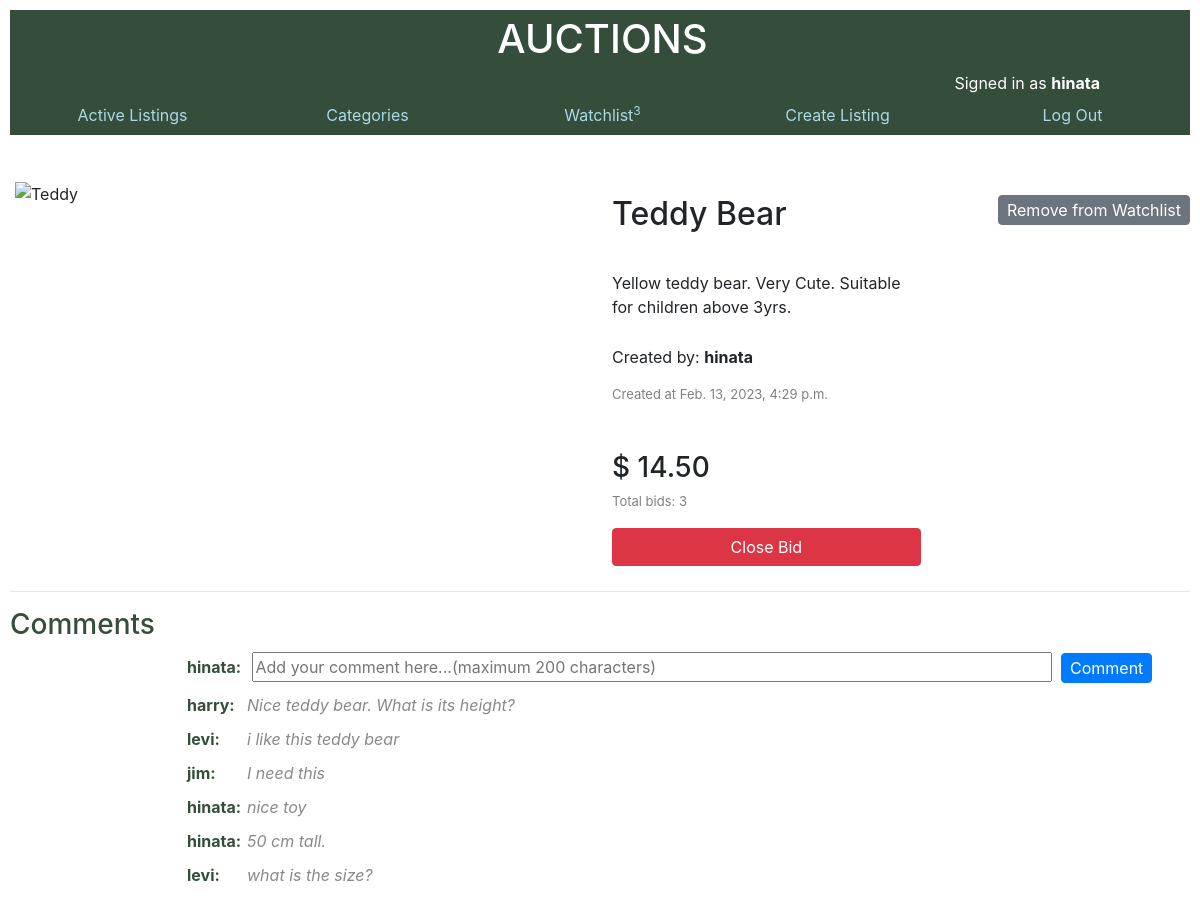
The app's page /listing/11 (signed in) with its own data.
### auctions/models.py (models this page shows, shortened)
class User(AbstractUser):
    pass

class AuctionListing(models.Model):
    CATEGORIES = [  ('ELECTRONICS','Electronics'),
                    ('FASHION','Fashion'),
                    ('TOYS','Toys'),
                    ('HOME APPLIANCES','Home Appliances'),
                    ('OTHER','Other'),
    ]
    title = models.CharField(max_length=120)
    description = models.CharField(max_length=500)
    image_path = models.URLField(max_length=300 , blank = True)
    owner = models.ForeignKey(User, on_delete=models.CASCADE, related_name="auction_listings")
    category = models.CharField(max_length=15,choices=CATEGORIES, default = 'OTHER')
    price = models.DecimalField(max_digits=20, decimal_places=2)
    is_active = models.BooleanField(default=True)
    time_stamp = models.DateTimeField(auto_now_add=True)
    highest_bidder = models.ForeignKey(User,models.SET_NULL,blank=True,null=True)

class Comment(models.Model):
    user = models.ForeignKey(User, on_delete=models.CASCADE)
    auction_listing = models.ForeignKey(AuctionListing, on_delete=models.CASCADE, related_name="comments")
    text = models.CharField(max_length=200)

### auctions/views.py (the view, shortened to what this page needs)
# urls.py: path("listing/<str:key>",views.listing, name="listing"),
def listing(request, key ):
    auction_listing = AuctionListing.objects.get(pk = key)
    bid_count = get_bid_count(auction_listing)
    if request.user.is_authenticated:
        return render (request, "auctions/listing.html", {
            "listing" : auction_listing,
            "count" : get_count(request),
            "bid_count": bid_count,
            "bidform": BidForm(),
            "in_watchlist":in_watchlist(auction_listing,request.user),
            "commentform": CommentForm(),
            "commentlist": get_comments(auction_listing),
        })

### auctions/views.py
class BidForm(ModelForm):
    class Meta:
        model = Bid
        fields = ['price',]
        labels = {
            'price' : _(''),
        }
        widgets = {
            'price' : NumberInput( attrs = { 'placeholder': "Value must be higher than the current bid." ,}),
        }

class CommentForm(ModelForm):
    class Meta:
        model = Comment
        fields = ['text']
        labels = {
            'text' : _(''),
        }
        widgets = {
            'text' : TextInput( attrs ={ 'placeholder':"Add your comment here...(maximum 200 characters)"}),
        }

### auctions/views.py (called while the page is built)
def get_count(request):
    if request.user.is_authenticated:
        count = len(request.user.watchlist.all())
        if count:
            return count
    return ''

def get_comments(auction_listing):
    return Comment.objects.filter(auction_listing=auction_listing).order_by('-pk')

def get_bid_count(auction_listing):
    return len(auction_listing.bids.all())

def in_watchlist(auction_listing, user):
    if user.watchlist.filter(auction_listing=auction_listing):
        return True
    return False

### auctions/templates/auctions/listing.html (shortened to what this page needs)
{% extends 'auctions/layout.html' %}
{% block body %}
<div class="listingitem">
    <div class="listingitem_image">
        {% if listing.image_path %}
            <img src={{listing.image_path}} alt={{listing.title}}>
        {% else %}
            <div class="noimage">
                <h5>NO IMAGE</h5>
            </div>
        {% endif %}
    </div>
    <div class="listingtext">
        <h2 class="listingtitle">{{listing.title}}</h2>
        <p class="listingdesc"> {{listing.description}}</p>
        <p> Created by: <strong>{{listing.owner.username}}</strong></p>
        <p class="created">Created at {{listing.time_stamp}}</p>
        <h3 class="listingprice">$ {{listing.price}}</h3>
        <p class="created">Total bids: {{bid_count}}</p>
        {% if user.is_authenticated %}
            {% if listing.is_active %}
                {% if user != listing.owner %}
                    <form action="{% url 'bid' listing.pk %}" method="post">
                        {% csrf_token %}
                        <div class="bidinput">{{bidform}}</div>
                        <input class ="bid btn btn-primary" type ="submit" value="BID">
                    </form>
                    {% if error_message %}
                        <div class="alert error alert-danger" role="alert">
                            {{error_message}}
                        </div>
                    {% elif bid_success %}
                        <div class="alert error alert-success">
                            {{bid_success}}
                        </div>
                    {% endif %}
                {% else %}
                    <form action="{% url 'close' listing.pk %}" method="post">
                        <input type="submit" class="btn btn-danger" value="Close Bid">
                    </form>
                {% endif %}
            {% endif %}
        {% endif %}
    </div>
    {% if user.is_authenticated %}
    <div class="watchlistbtn">
        {%if in_watchlist %}
        <form action="{% url 'delete' listing.pk %}" method="post">
            <input class ="watchlist btn btn-secondary" type ="submit" value="Remove from Watchlist">
        </form>
        {% else %}
        <form action="{% url 'add' listing.pk %}" method="post">
            {% csrf_token %}
            <input class ="watchlist btn btn-info" type ="submit" value="Add to Watchlist">
        </form>
        {%endif%}
    </div>
    {%endif%}
</div>
<hr>
<div class="comments">
    <h3 style="color: rgb(53, 77, 59);"> Comments </h3>
    {% if user.is_authenticated %}
    <div class="commentwrapper">
        <form action="{% url 'addcomment' listing.pk %}" method="post">
            <div class="commenter">
                {{user.username}}:
            </div>
            <div class="commenttext">{{commentform}}</div>
            <input type="submit" class ="bid btn btn-primary"value="Comment">
        </form>
    </div>
    {% endif %}
    {% for comment in commentlist %}
        <div class="commentwrapper">
            <div class="commenter">
                {{comment.user.username}}:
            </div>
            <div class="commenttext">
                {{ comment.text }}
            </div>
        </div>
    {% empty %}
    <div class="commentwrapper">
        <div class="empty"> No comments yet !!</div>
    </div>
    {% endfor %}
</div>
{% endblock %}

### auctions/templates/auctions/layout.html (shortened to what this page needs)
{% load static %}
<!DOCTYPE html>
<html lang="en">
    <head>
        <link rel="stylesheet" href="https://stackpath.bootstrapcdn.com/bootstrap/4.4.1/css/bootstrap.min.css">
        <link href="{% static 'auctions/styles.css' %}" rel="stylesheet">
    </head>
    <body>
        <div class="header">
        <h1 >AUCTIONS</h1>
        <div class="signedin">
            {% if user.is_authenticated %}
                Signed in as <strong>{{ user.username }}</strong>
            {% else %}
                Not signed in.
            {% endif %}
        </div>
        <ul class="nav linkwrap">
            <li class=" link nav-item">
                <a class="nav-link" href="{% url 'index' %}">Active Listings</a>
            </li>
            {% if user.is_authenticated %}
                <li class="link nav-item">
                    <a class="nav-link" href="{% url 'categories' %}">Categories</a>
                </li>
                <li class="link nav-item">
                    <a class=" nav-link" href="{% url 'watchlist' %}">Watchlist<sup>{{count}}</sup></a>
                </li>
                <li class="link nav-item">
                    <a class="nav-link" href="{% url 'createlisting' %}">Create Listing</a>
                </li>
                <li class="link nav-item">
                    <a class="nav-link" href="{% url 'logout' %}">Log Out</a>
                </li>
            {% endif %}
        </ul>
        </div>
        {% block body %}
        {% endblock %}
    </body>
</html>

### auctions/static/auctions/styles.css (style rules this page uses)
body { padding: 10px; min-width: 460px; }
img { width: 100%; height:100%; }
.created { color: grey; font-size: small; }
input , select, textarea { width: 80%; }
.header { background-color: rgb(53, 77, 59); color: white; padding-left: 5px; margin-bottom: 40px; }
.link { width: 20%; color: lightblue; }
.link a { color: lightblue; }
.linkwrap { display: flex; flex: wrap; text-align: center; }
h1 { text-align: center; padding-top: 5px; }
.signedin { margin-left: auto; margin-right: 90px; text-align: right; }
.listingitem { height: min-content; width: 100%; margin: 5px auto; display: flex; }
.listingitem_image { width:50%; min-width: 400px; height: 400px; padding: 5px; }
.listingtext { margin-left:10%; margin-top: 20px; margin-bottom:auto; }
.listingtitle { padding-bottom:30px; }
.listingdesc { padding-bottom: 10px; width: 80%; }
.listingprice { padding-top: 30px; }
.bid , .watchlist { width: fit-content; padding: 2px 8px; }
.watchlist { margin-top: 20px; }
.commentwrapper { display: flex; margin-left: 15%; margin-top: 10px; }
.commenter { display: inline-block; font-weight: bold; color: rgb(53, 77, 59); width:60px; }
.commenttext { display: inline-block; color:rgb(138, 136, 136); font-style: italic; }
.commenttext input { width: 800px; margin-right: 5px; }

### records on screen
User: username "hinata"
AuctionListing: title "Teddy Bear", description "Yellow teddy bear. Very Cute. Suitable for children above 3yrs.", owner.username "hinata", time_stamp "Feb. 13, 2023, 4:29 p.m.", price "14.50"
Comment: user.username "harry", text "Nice teddy bear. What is its height?"
Comment: user.username "levi", text "i like this teddy bear"
Comment: user.username "jim", text "I need this"
Comment: user.username "hinata", text "nice toy"
Comment: user.username "hinata", text "50 cm tall."
Comment: user.username "levi", text "what is the size?"

### other values on screen
{{ count }} "3"
{{ bid_count }} "3"
